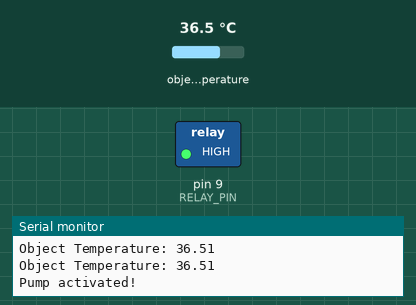
This sketch was run on a simulated Arduino Uno, built with avr-gcc and run on an emulated ATmega328P. Shown: switched loads named in the sketch (green lamp = pin HIGH), the last lines printed to the serial monitor. The test bench sets the inputs (shaded band); at power-on: object temperature 36.5 °C.

Above: at 2.8 s.
2.9 s: object temperature set to 35.2 °C
7.5 s: object temperature set to 34.6 °C
At 8.1 s:
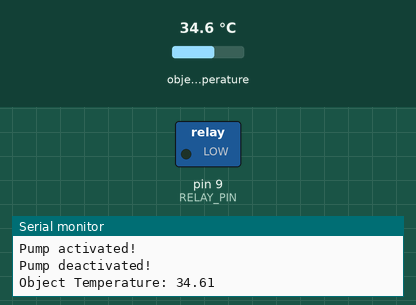
Timing chart, 0 to 10.5 s (numbered marks = the images above; inputs shaded):
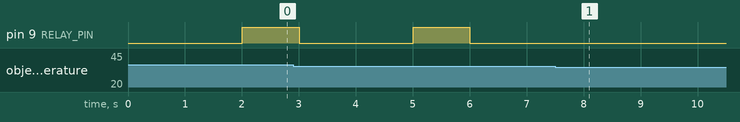

The sketch:

smartliquidTALAF.ino
```cpp
#include <Wire.h>
#include <Adafruit_MLX90614.h>

Adafruit_MLX90614 mlx = Adafruit_MLX90614();

//منفذ الريلاي
#define RELAY_PIN 9

// إعدادات الجهاز
const float HUMAN_TEMP_MIN = 35.0; // الحد الأدنى لحرارة جلد الإنسان
const float HUMAN_TEMP_MAX = 37.5; // الحد الأقصى لحرارة جلد الإنسان
const int PUMP_DURATION = 1000;    // مدةتشغيل المضخة (2 ثانية)
const int MIN_INTERVAL = 1000;

unsigned long lastPumpTime = 0;
bool isPumpActive = false;

void setup() {
  // إعداد المستشعر
  mlx.begin();

  // إعداد منفذ الريلاي
  pinMode(RELAY_PIN, OUTPUT);
  digitalWrite(RELAY_PIN, LOW); // تأكد من أن المضخة متوقفة في البداية

  Serial.begin(9600);
  Serial.println("System initialized...");
}

void loop() {
  // قراءة درجة حرارة الجسم
  float objectTemp = mlx.readObjectTempC();


  Serial.print("Object Temperature: ");
  Serial.println(objectTemp);

  // التحقق من استشعار اليد
  if (objectTemp >= HUMAN_TEMP_MIN && objectTemp <= HUMAN_TEMP_MAX) {
    if (!isPumpActive && (millis() - lastPumpTime > MIN_INTERVAL)) {
      activatePump(); // تشغيل المضخة
    }
  }

  // تأخير بسيط قبل القراءة التالية
  delay(2000);
}

void activatePump() {

  isPumpActive = true;

  // تشغيل المضخة
  Serial.println("Pump activated!");
  digitalWrite(RELAY_PIN, HIGH);
  delay(PUMP_DURATION);
  digitalWrite(RELAY_PIN, LOW);
  Serial.println("Pump deactivated!");

  isPumpActive = false;
  lastPumpTime = millis();
}
```

Measured:
- the behaviour switches between 35 and 34.9 °C on object temperature (found by bisection; images 0 and 1)
- after the input at 7.5 s, pin 9 (RELAY_PIN): stops changing and stays LOW
